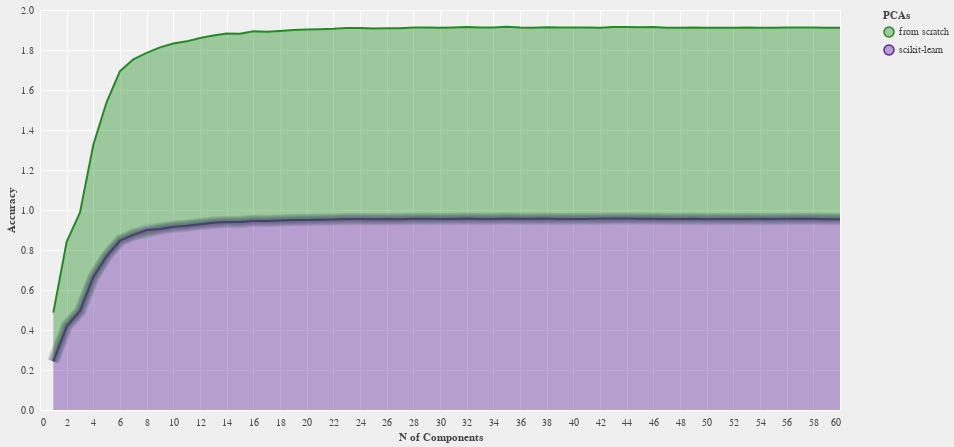

This figure's notebook cell:
### Markdown cell above
## Classifier's <ins>accuracy</ins>

### Code cell
alt.renderers.enable('default'); plotter(data, "accuracy", ("N of Components", "Accuracy", "PCAs"))

### Figure 1 — Vega-Lite specification as saved in the notebook (floating-point values rounded to 4 significant figures)
{"config": {"view": {"continuousWidth": 800, "continuousHeight": 400}, "background": "#efefef", "axis": {"gridColor": "#ffffff", "domainColor": null, "tickColor": null, "labelColor": "#444444", "titleColor": "#444444"}, "legend": {"labelColor": "#444444", "titleColor": "#444444"}, "range": {"category": ["#228C22", "#5f249f", "#FF0000", "#ffff00", "#00FFFF", "#000000", "#FFFFFF"]}, "area": {"line": true, "fillOpacity": 0.4}, "line": {"strokeWidth": 2}}, "layer": [{"mark": "area", "encoding": {"color": {"type": "nominal", "field": "z", "title": "PCAs"}, "x": {"type": "quantitative", "axis": {"tickMinStep": 1}, "field": "x", "title": "N of Components"}, "y": {"type": "quantitative", "field": "y", "title": "Accuracy"}}}, {"layer": [{"mark": {"type": "line", "opacity": 0.05, "strokeWidth": 3.05}, "encoding": {"color": {"type": "nominal", "field": "z", "title": "PCAs"}, "x": {"type": "quantitative", "axis": {"tickMinStep": 1}, "field": "x", "title": "N of Components"}, "y": {"type": "quantitative", "field": "y", "title": "Accuracy"}}}, {"mark": {"type": "line", "opacity": 0.05, "strokeWidth": 4.1}, "encoding": {"color": {"type": "nominal", "field": "z", "title": "PCAs"}, "x": {"type": "quantitative", "axis": {"tickMinStep": 1}, "field": "x", "title": "N of Components"}, "y": {"type": "quantitative", "field": "y", "title": "Accuracy"}}}, {"mark": {"type": "line", "opacity": 0.05, "strokeWidth": 5.15}, "encoding": {"color": {"type": "nominal", "field": "z", "title": "PCAs"}, "x": {"type": "quantitative", "axis": {"tickMinStep": 1}, "field": "x", "title": "N of Components"}, "y": {"type": "quantitative", "field": "y", "title": "Accuracy"}}}, {"mark": {"type": "line", "opacity": 0.05, "strokeWidth": 6.2}, "encoding": {"color": {"type": "nominal", "field": "z", "title": "PCAs"}, "x": {"type": "quantitative", "axis": {"tickMinStep": 1}, "field": "x", "title": "N of Components"}, "y": {"type": "quantitative", "field": "y", "title": "Accuracy"}}}, {"mark": {"type": "line", "opacity": 0.05, "strokeWidth": 7.25}, "encoding": {"color": {"type": "nominal", "field": "z", "title": "PCAs"}, "x": {"type": "quantitative", "axis": {"tickMinStep": 1}, "field": "x", "title": "N of Components"}, "y": {"type": "quantitative", "field": "y", "title": "Accuracy"}}}, {"mark": {"type": "line", "opacity": 0.05, "strokeWidth": 8.3}, "encoding": {"color": {"type": "nominal", "field": "z", "title": "PCAs"}, "x": {"type": "quantitative", "axis": {"tickMinStep": 1}, "field": "x", "title": "N of Components"}, "y": {"type": "quantitative", "field": "y", "title": "Accuracy"}}}, {"mark": {"type": "line", "opacity": 0.05, "strokeWidth": 9.35}, "encoding": {"color": {"type": "nominal", "field": "z", "title": "PCAs"}, "x": {"type": "quantitative", "axis": {"tickMinStep": 1}, "field": "x", "title": "N of Components"}, "y": {"type": "quantitative", "field": "y", "title": "Accuracy"}}}, {"mark": {"type": "line", "opacity": 0.05, "strokeWidth": 10.4}, "encoding": {"color": {"type": "nominal", "field": "z", "title": "PCAs"}, "x": {"type": "quantitative", "axis": {"tickMinStep": 1}, "field": "x", "title": "N of Components"}, "y": {"type": "quantitative", "field": "y", "title": "Accuracy"}}}, {"mark": {"type": "line", "opacity": 0.05, "strokeWidth": 11.45}, "encoding": {"color": {"type": "nominal", "field": "z", "title": "PCAs"}, "x": {"type": "quantitative", "axis": {"tickMinStep": 1}, "field": "x", "title": "N of Components"}, "y": {"type": "quantitative", "field": "y", "title": "Accuracy"}}}, {"mark": {"type": "line", "opacity": 0.05, "strokeWidth": 12.5}, "encoding": {"color": {"type": "nominal", "field": "z", "title": "PCAs"}, "x": {"type": "quantitative", "axis": {"tickMinStep": 1}, "field": "x", "title": "N of Components"}, "y": {"type": "quantitative", "field": "y", "title": "Accuracy"}}}]}], "data": {"name": "data-9cfe43e9640eee1e424c0bb9652be53c"}, "$schema": "https://vega.github.io/schema/vega-lite/v4.8.1.json", "datasets": {"data-9cfe43e9640eee1e424c0bb9652be53c": [{"x": 1, "y": 0.2436, "z": "from scratch"}, {"x": 1, "y": 0.2431, "z": "scikit-learn"}, {"x": 2, "y": 0.4225, "z": "from scratch"}, {"x": 2, "y": 0.4184, "z": "scikit-learn"}, {"x": 3, "y": 0.4926, "z": "from scratch"}, {"x": 3, "y": 0.4953, "z": "scikit-learn"}, {"x": 4, "y": 0.6608, "z": "from scratch"}, {"x": 4, "y": 0.6656, "z": "scikit-learn"}, {"x": 5, "y": 0.7708, "z": "from scratch"}, {"x": 5, "y": 0.7692, "z": "scikit-learn"}, {"x": 6, "y": 0.847, "z": "from scratch"}, {"x": 6, "y": 0.8469, "z": "scikit-learn"}, {"x": 7, "y": 0.878, "z": "from scratch"}, {"x": 7, "y": 0.8755, "z": "scikit-learn"}, {"x": 8, "y": 0.8853, "z": "from scratch"}, {"x": 8, "y": 0.9, "z": "scikit-learn"}, {"x": 9, "y": 0.9081, "z": "from scratch"}, {"x": 9, "y": 0.9051, "z": "scikit-learn"}, {"x": 10, "y": 0.9168, "z": "from scratch"}, {"x": 10, "y": 0.9161, "z": "scikit-learn"}, {"x": 11, "y": 0.9216, "z": "from scratch"}, {"x": 11, "y": 0.9216, "z": "scikit-learn"}, {"x": 12, "y": 0.9312, "z": "from scratch"}, {"x": 12, "y": 0.9291, "z": "scikit-learn"}, {"x": 13, "y": 0.9367, "z": "from scratch"}, {"x": 13, "y": 0.9363, "z": "scikit-learn"}, {"x": 14, "y": 0.9415, "z": "from scratch"}, {"x": 14, "y": 0.9404, "z": "scikit-learn"}, {"x": 15, "y": 0.9402, "z": "from scratch"}, {"x": 15, "y": 0.9406, "z": "scikit-learn"}, {"x": 16, "y": 0.9488, "z": "from scratch"}, {"x": 16, "y": 0.9448, "z": "scikit-learn"}, {"x": 17, "y": 0.9466, "z": "from scratch"}, {"x": 17, "y": 0.945, "z": "scikit-learn"}, {"x": 18, "y": 0.9481, "z": "from scratch"}, {"x": 18, "y": 0.9472, "z": "scikit-learn"}, {"x": 19, "y": 0.9498, "z": "from scratch"}, {"x": 19, "y": 0.9499, "z": "scikit-learn"}, {"x": 20, "y": 0.9528, "z": "from scratch"}, {"x": 20, "y": 0.9497, "z": "scikit-learn"}, {"x": 21, "y": 0.9523, "z": "from scratch"}, {"x": 21, "y": 0.9514, "z": "scikit-learn"}, {"x": 22, "y": 0.953, "z": "from scratch"}, {"x": 22, "y": 0.9528, "z": "scikit-learn"}, {"x": 23, "y": 0.9541, "z": "from scratch"}, {"x": 23, "y": 0.9555, "z": "scikit-learn"}, {"x": 24, "y": 0.9544, "z": "from scratch"}, {"x": 24, "y": 0.9551, "z": "scikit-learn"}, {"x": 25, "y": 0.9535, "z": "from scratch"}, {"x": 25, "y": 0.9538, "z": "scikit-learn"}, {"x": 26, "y": 0.9543, "z": "from scratch"}, {"x": 26, "y": 0.9546, "z": "scikit-learn"}, {"x": 27, "y": 0.9551, "z": "from scratch"}, {"x": 27, "y": 0.9535, "z": "scikit-learn"}, {"x": 28, "y": 0.9561, "z": "from scratch"}, {"x": 28, "y": 0.9559, "z": "scikit-learn"}, {"x": 29, "y": 0.9569, "z": "from scratch"}, {"x": 29, "y": 0.9558, "z": "scikit-learn"}, {"x": 30, "y": 0.9561, "z": "from scratch"}, {"x": 30, "y": 0.9554, "z": "scikit-learn"}, {"x": 31, "y": 0.9572, "z": "from scratch"}, {"x": 31, "y": 0.9553, "z": "scikit-learn"}, {"x": 32, "y": 0.9577, "z": "from scratch"}, {"x": 32, "y": 0.957, "z": "scikit-learn"}, {"x": 33, "y": 0.9573, "z": "from scratch"}, {"x": 33, "y": 0.9551, "z": "scikit-learn"}, {"x": 34, "y": 0.958, "z": "from scratch"}, {"x": 34, "y": 0.9548, "z": "scikit-learn"}, {"x": 35, "y": 0.9587, "z": "from scratch"}, {"x": 35, "y": 0.957, "z": "scikit-learn"}, {"x": 36, "y": 0.9569, "z": "from scratch"}, {"x": 36, "y": 0.9557, "z": "scikit-learn"}, {"x": 37, "y": 0.9558, "z": "from scratch"}, {"x": 37, "y": 0.9559, "z": "scikit-learn"}, {"x": 38, "y": 0.9566, "z": "from scratch"}, {"x": 38, "y": 0.9569, "z": "scikit-learn"}, {"x": 39, "y": 0.9567, "z": "from scratch"}, {"x": 39, "y": 0.9552, "z": "scikit-learn"}, {"x": 40, "y": 0.9573, "z": "from scratch"}, {"x": 40, "y": 0.9555, "z": "scikit-learn"}, {"x": 41, "y": 0.9572, "z": "from scratch"}, {"x": 41, "y": 0.9556, "z": "scikit-learn"}, {"x": 42, "y": 0.9547, "z": "from scratch"}, {"x": 42, "y": 0.9571, "z": "scikit-learn"}, {"x": 43, "y": 0.9571, "z": "from scratch"}, {"x": 43, "y": 0.9578, "z": "scikit-learn"}, {"x": 44, "y": 0.9584, "z": "from scratch"}, {"x": 44, "y": 0.9569, "z": "scikit-learn"}, {"x": 45, "y": 0.9578, "z": "from scratch"}, {"x": 45, "y": 0.9557, "z": "scikit-learn"}, {"x": 46, "y": 0.9579, "z": "from scratch"}, {"x": 46, "y": 0.9567, "z": "scikit-learn"}, {"x": 47, "y": 0.9559, "z": "from scratch"}, {"x": 47, "y": 0.9556, "z": "scikit-learn"}, {"x": 48, "y": 0.9562, "z": "from scratch"}, {"x": 48, "y": 0.9551, "z": "scikit-learn"}, {"x": 49, "y": 0.9568, "z": "from scratch"}, {"x": 49, "y": 0.956, "z": "scikit-learn"}, {"x": 50, "y": 0.9572, "z": "from scratch"}, {"x": 50, "y": 0.954, "z": "scikit-learn"}, {"x": 51, "y": 0.9568, "z": "from scratch"}, {"x": 51, "y": 0.955, "z": "scikit-learn"}, {"x": 52, "y": 0.9562, "z": "from scratch"}, {"x": 52, "y": 0.9545, "z": "scikit-learn"}, {"x": 53, "y": 0.9575, "z": "from scratch"}, {"x": 53, "y": 0.9553, "z": "scikit-learn"}, {"x": 54, "y": 0.9552, "z": "from scratch"}, {"x": 54, "y": 0.956, "z": "scikit-learn"}, {"x": 55, "y": 0.9562, "z": "from scratch"}, {"x": 55, "y": 0.955, "z": "scikit-learn"}, {"x": 56, "y": 0.9563, "z": "from scratch"}, {"x": 56, "y": 0.9567, "z": "scikit-learn"}, {"x": 57, "y": 0.9559, "z": "from scratch"}, {"x": 57, "y": 0.9564, "z": "scikit-learn"}, {"x": 58, "y": 0.9564, "z": "from scratch"}, {"x": 58, "y": 0.9563, "z": "scikit-learn"}, {"x": 59, "y": 0.9573, "z": "from scratch"}, {"x": 59, "y": 0.954, "z": "scikit-learn"}, {"x": 60, "y": 0.9568, "z": "from scratch"}, {"x": 60, "y": 0.954, "z": "scikit-learn"}]}}
